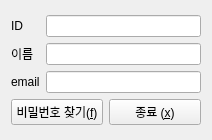
<?xml version="1.0" encoding="UTF-8"?>
<ui version="4.0">
 <class>Form</class>
 <widget class="QWidget" name="Form">
  <property name="geometry">
   <rect>
    <x>0</x>
    <y>0</y>
    <width>212</width>
    <height>140</height>
   </rect>
  </property>
  <property name="windowTitle">
   <string>비밀번호 찾기</string>
  </property>
  <layout class="QGridLayout" name="gridLayout">
   <item row="0" column="0">
    <layout class="QVBoxLayout" name="verticalLayout_2">
     <item>
      <layout class="QVBoxLayout" name="verticalLayout">
       <item>
        <layout class="QHBoxLayout" name="horizontalLayout">
         <item>
          <widget class="QLabel" name="lb_ID">
           <property name="text">
            <string>ID     </string>
           </property>
          </widget>
         </item>
         <item>
          <widget class="QLineEdit" name="le_ID"/>
         </item>
        </layout>
       </item>
       <item>
        <layout class="QHBoxLayout" name="horizontalLayout_2">
         <item>
          <widget class="QLabel" name="lb_name">
           <property name="text">
            <string>이름  </string>
           </property>
          </widget>
         </item>
         <item>
          <widget class="QLineEdit" name="le_name"/>
         </item>
        </layout>
       </item>
       <item>
        <layout class="QHBoxLayout" name="horizontalLayout_3">
         <item>
          <widget class="QLabel" name="lb_email">
           <property name="text">
            <string>email</string>
           </property>
          </widget>
         </item>
         <item>
          <widget class="QLineEdit" name="le_email"/>
         </item>
        </layout>
       </item>
      </layout>
     </item>
     <item>
      <layout class="QHBoxLayout" name="horizontalLayout_4">
       <item>
        <widget class="QPushButton" name="btn_find">
         <property name="text">
          <string>비밀번호 찾기(&amp;f)</string>
         </property>
        </widget>
       </item>
       <item>
        <widget class="QPushButton" name="btn_exit">
         <property name="text">
          <string>종료 (&amp;x)</string>
         </property>
        </widget>
       </item>
      </layout>
     </item>
    </layout>
   </item>
  </layout>
 </widget>
 <resources/>
 <connections/>
</ui>
